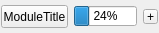
<?xml version="1.0" encoding="UTF-8"?>
<ui version="4.0">
 <class>ModuleMini</class>
 <widget class="QFrame" name="ModuleMini">
  <property name="geometry">
   <rect>
    <x>0</x>
    <y>0</y>
    <width>159</width>
    <height>33</height>
   </rect>
  </property>
  <property name="sizePolicy">
   <sizepolicy hsizetype="Preferred" vsizetype="Preferred">
    <horstretch>0</horstretch>
    <verstretch>0</verstretch>
   </sizepolicy>
  </property>
  <property name="minimumSize">
   <size>
    <width>150</width>
    <height>30</height>
   </size>
  </property>
  <property name="windowTitle">
   <string>Frame</string>
  </property>
  <property name="autoFillBackground">
   <bool>false</bool>
  </property>
  <property name="frameShape">
   <enum>QFrame::NoFrame</enum>
  </property>
  <property name="frameShadow">
   <enum>QFrame::Raised</enum>
  </property>
  <property name="lineWidth">
   <number>2</number>
  </property>
  <property name="midLineWidth">
   <number>0</number>
  </property>
  <layout class="QVBoxLayout" name="verticalLayout">
   <property name="margin">
    <number>1</number>
   </property>
   <item>
    <layout class="QGridLayout" name="gridLayout">
     <item row="0" column="0">
      <widget class="QPushButton" name="optionsButton_">
       <property name="sizePolicy">
        <sizepolicy hsizetype="Preferred" vsizetype="Fixed">
         <horstretch>0</horstretch>
         <verstretch>0</verstretch>
        </sizepolicy>
       </property>
       <property name="minimumSize">
        <size>
         <width>50</width>
         <height>23</height>
        </size>
       </property>
       <property name="maximumSize">
        <size>
         <width>200</width>
         <height>23</height>
        </size>
       </property>
       <property name="toolTip">
        <string>Module-specific options</string>
       </property>
       <property name="whatsThis">
        <string>Click this button to open the module's options dialog.</string>
       </property>
       <property name="text">
        <string>ModuleTitle</string>
       </property>
      </widget>
     </item>
     <item row="0" column="1">
      <widget class="QProgressBar" name="progressBar_">
       <property name="sizePolicy">
        <sizepolicy hsizetype="Preferred" vsizetype="Preferred">
         <horstretch>0</horstretch>
         <verstretch>0</verstretch>
        </sizepolicy>
       </property>
       <property name="minimumSize">
        <size>
         <width>30</width>
         <height>20</height>
        </size>
       </property>
       <property name="maximumSize">
        <size>
         <width>75</width>
         <height>20</height>
        </size>
       </property>
       <property name="whatsThis">
        <string>Module execution progress bar.</string>
       </property>
       <property name="value">
        <number>24</number>
       </property>
       <property name="alignment">
        <set>Qt::AlignCenter</set>
       </property>
       <property name="orientation">
        <enum>Qt::Horizontal</enum>
       </property>
       <property name="textDirection">
        <enum>QProgressBar::TopToBottom</enum>
       </property>
      </widget>
     </item>
     <item row="0" column="2">
      <widget class="QToolButton" name="expandToolButton_">
       <property name="minimumSize">
        <size>
         <width>15</width>
         <height>15</height>
        </size>
       </property>
       <property name="maximumSize">
        <size>
         <width>15</width>
         <height>15</height>
        </size>
       </property>
       <property name="text">
        <string>+</string>
       </property>
      </widget>
     </item>
    </layout>
   </item>
  </layout>
 </widget>
 <resources>
  <include location="scirun5.qrc"/>
 </resources>
 <connections/>
</ui>
